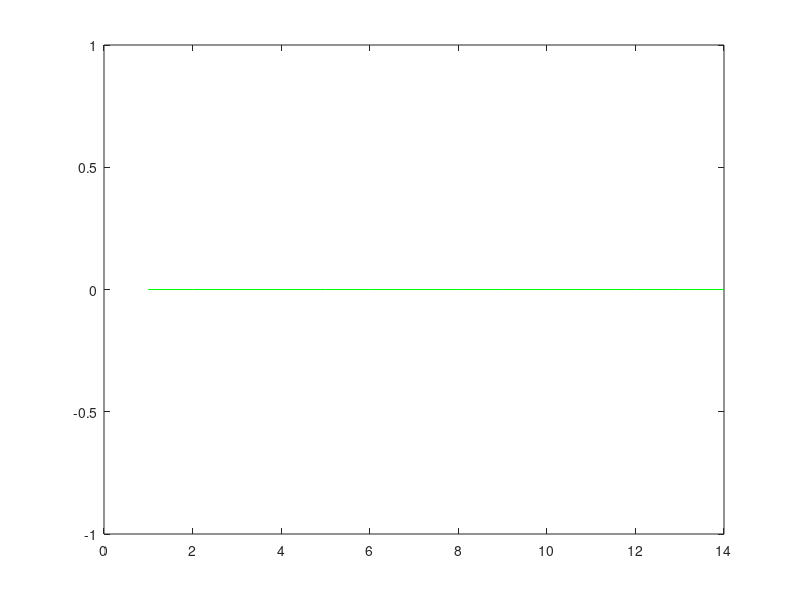

Write MATLAB code to recreate this figure.
close all;
name = '/home/roberto/Escritorio/Proyectos/Elecciones_USA/GlobalEvent/';
list = dir(name);

tam_elemento_1 = 1;

vector = zeros(1,14);

for c=3:length(list)
    filename=sprintf('/home/roberto/Escritorio/Proyectos/Elecciones_USA/GlobalEvent/%s',list(c).name);
    title_map = strsplit(filename,'.');
    title_map = strsplit(title_map{1},'/');
    h = figure('Name',title_map{8},'NumberTitle','off');
    cell = tdfread(filename,',');
    for contador=1:length(cell.semana)
        vector(tam_elemento_1) = cell.numero_totales_tweets(contador);
        tam_elemento_1 = tam_elemento_1 + 1;
    end;
end;

x = 1:14;
y = vector;
plot(x,y,'g');
vector;
